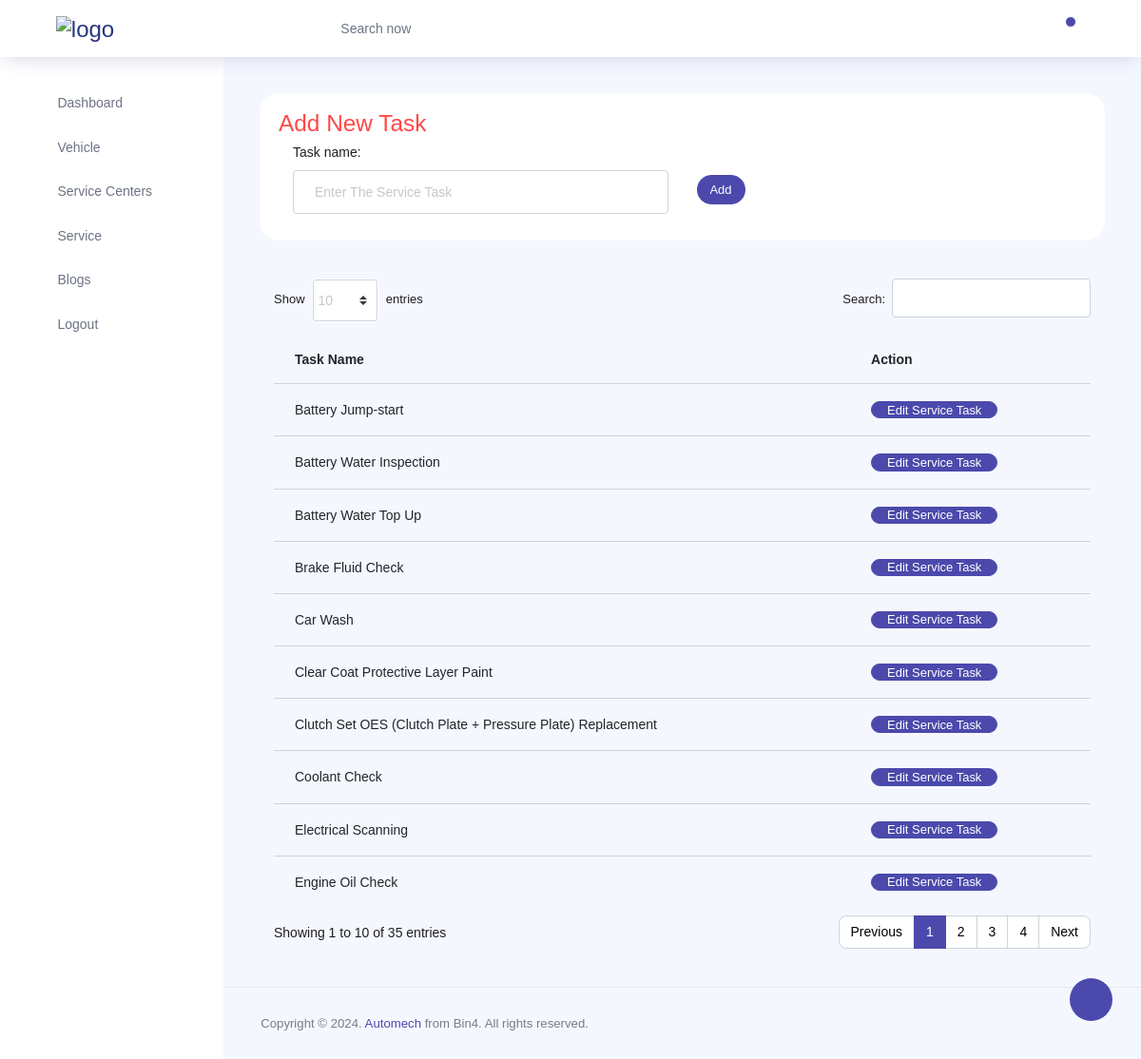
Screenshot of /customadmin/tasks/ (signed in) with the database file from the repository.
### client/models.py (models this page shows, shortened)
class Task(models.Model):
    task_name = models.CharField(max_length=255)
    slug = models.SlugField(unique=True, blank=True)

### client/admin_views.py (the view)
# urls.py: path('tasks/', TaskListViewAndCreateView, name='task_list_create_update'),
@login_required
@cache_control(no_cache=True, must_revalidate=True, no_store=True, max_age=0)
def TaskListViewAndCreateView(request):
    if request.method == 'POST':
        form = TaskForm(request.POST)
        if form.is_valid():
            form.save()
            sweetify.toast(request, 'Service Task Is Added', icon='success', timer=3000)
            return redirect('task_list_create_update')
    else:
        form = TaskForm()
    tasks = Task.objects.all()
    context = {
        'form': form,
        'tasks': tasks,
    }
    return render(request, 'admin/task_list_create_update.html', context)

### client/forms.py
class TaskForm(forms.ModelForm):
    class Meta:
        model = Task
        fields = ['task_name']
        widgets = {
            'task_name': forms.TextInput(attrs={'placeholder': 'Enter The Service Task', 'class': 'form-control'}),
        }

### templates/admin/task_list_create_update.html (shortened to what this page needs)
{% extends 'admin/adminbase.html' %}
{% block content %}
<div class="row">
  <div class="col-md-12 grid-margin stretch-card">
    <div class="card">
      <div class="card-body">
        <form method="POST" >
          <h3 class="text-danger">Add New Task</h3>
          <div class="container">
            <div class="row">
              <div class="col-md-6">
                {{form.as_p}}
              </div>
              <div class="col-md-6">
                <br>
                <button class="btn btn-primary btn-sm mt-3" >Add </button>
              </div>
            </div>
          </div>
        </form>
      </div>
    </div>
  </div>
</div>
  <div class="container">
    <table id="taskTable" class="table">
      <thead>
        <tr>
          <th>Task Name</th>
          <th>Action</th>
        </tr>
      </thead>
      <tbody>
        {% for task in tasks %}
        <tr>
          <td>{{ task.task_name }}</td>
          <td>
            <button type="button" class="btn btn-primary btn-sm" data-toggle="modal" data-target="#exampleModal{{task.slug}}">
              Edit Service Task
            </button>
          </td>
        </tr>
        {% endfor %}
      </tbody>
    </table>
  </div>
{% endblock %}

### rows the page displays
Task: task_name "Car Wash"
Task: task_name "Battery Water Top Up"
Task: task_name "Clutch Set OES (Clutch Plate + Pressure Plate) Replacement"
Task: task_name "Clear Coat Protective Layer Paint"
Task: task_name "Battery Jump-start"
Task: task_name "Brake Fluid Check"
Task: task_name "Coolant Check"
Task: task_name "Engine Oil Check"
Task: task_name "Battery Water Inspection"
Task: task_name "Electrical Scanning"
